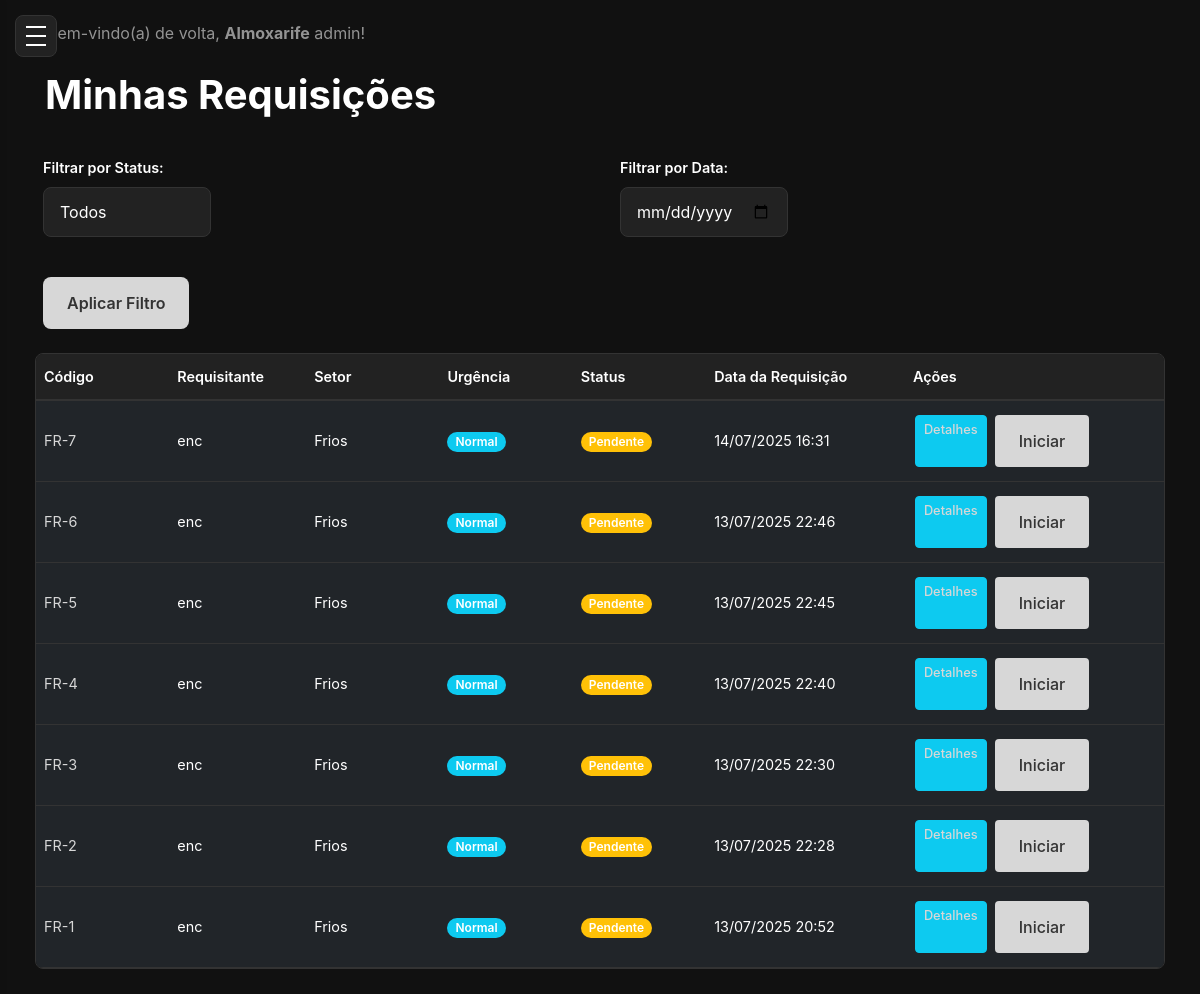
Screenshot of /requisicoes/ (signed in) with the database file from the repository.
### core/models.py (models this page shows, shortened)
class User(AbstractUser):
    id = models.UUIDField(primary_key=True, default = uuid.uuid4, editable=False)
    email = models.EmailField(unique=True)
    role = models.CharField(
        max_length=20,
        choices=Role.choices,
        default=Role.Almoxarife,
        verbose_name='Função',
    )
    sector = models.ForeignKey(Sector, on_delete=models.SET_NULL, blank=True, null=True)
    is_active = models.BooleanField(default=True, verbose_name="Ativo")
    USERNAME_FIELD = 'email'  # Ou 'email' se quiser autenticar por email
    REQUIRED_FIELDS = ['username']  # Garante que o email é obrigatório no admin
    class Meta:
        verbose_name = 'Usuário'
        verbose_name_plural = 'Usuários'

class Request(models.Model):
    id = models.UUIDField(primary_key=True, default = uuid.uuid4, editable=False)
    requester = models.ForeignKey(User,
        on_delete=models.PROTECT,
        related_name='requests_made',
        verbose_name="Requisitante",
    )
    atendido_por = models.ForeignKey(User,
        on_delete=models.SET_NULL,
        related_name='requests_attended',
        verbose_name="Atendido por",
        null=True, blank=True
    )
    sector = models.ForeignKey(Sector,
        on_delete=models.PROTECT,
        related_name='requests_from_sector',
        verbose_name="Setor",
    )
    request_code = models.CharField(max_length=20, unique=True, blank=True, null=True, verbose_name="Código da Requisição")
    urgency = models.CharField(
        max_length=10,
        choices=Urgency.choices,
        default=Urgency.NORMAL,
        verbose_name="Urgência",
    )
    observations = models.TextField(max_length=255, verbose_name="Observações")
    status = models.CharField(
        max_length=15,
        choices=RequestStatus.choices,
        default=RequestStatus.PENDING,
        verbose_name="Status",
    )
    created_at = models.DateTimeField(auto_now_add=True, verbose_name="Data da Requisição")
    updated_at = models.DateTimeField(auto_now=True, verbose_name="Ultima Atualização")
    class Meta:
        verbose_name = 'Requisição'
        verbose_name_plural = 'Requisições'
        ordering = ['-created_at']

class Sector(models.Model):
    id = models.UUIDField(primary_key=True, default = uuid.uuid4, editable=False)
    name = models.CharField(max_length=100, unique=True, verbose_name="Nome do Setor")
    created_at = models.DateTimeField(auto_now_add=True)
    updated_at = models.DateTimeField(auto_now=True)
    class Meta:
        verbose_name = 'Setor'
        verbose_name_plural = 'Setores'
        ordering = ['name'] #Ordernar por nome Padrão

### core/views.py (the view)
# urls.py: path('requisicoes/',views.listar_requisicoes,name='listar_requisicoes'),
@login_required
def listar_requisicoes(request):
    if is_gestor(request.user):
        requisicoes_querysets = Request.objects.all()
    elif is_almoxarife(request.user):
        requisicoes_querysets = Request.objects.all()
    elif request.user.role == Role.Encarregado:
        requisicoes_querysets = Request.objects.filter(requester=request.user)
    else:
        requisicoes_querysets = Request.objects.filter(requester=request.user)
    status_filter = request.GET.get('status')
    if status_filter and status_filter in RequestStatus.values:
        requisicoes_querysets = requisicoes_querysets.filter(status=status_filter)
    data_filter = request.GET.get('data')
    if data_filter:
        requisicoes_querysets = requisicoes_querysets.filter(created_at__date=data_filter)
    requisicoes = requisicoes_querysets.order_by('-created_at')
    context = {
        'requisicoes' : requisicoes,
        'RequestStatus': RequestStatus,
        'current_status': status_filter,
    }
    return render(request, 'core/listar_requisicoes.html', context)

### core/views.py (called while the page is built)
def is_almoxarife(user):
    return user.is_authenticated and user.role == Role.Almoxarife

def is_gestor(user):
    return user.is_authenticated and user.role == Role.Gestor

### templates/core/listar_requisicoes.html (shortened to what this page needs)
{% extends 'base.html' %}
{% load static %}
{% block content %}
<main class="main-content">
    <h1 class="card-title-requisicao">Minhas Requisições</h1>
    <form method="get" class="mb-4">
        <div class="row g-3 align-items-end">
            <div class="col-md-4">
                <label for="status-filter" class="form-label">Filtrar por Status:</label>
                <select class="form-select" id="status-filter" name="status">
                    <option value="">Todos</option>
                </select>
            </div>
            <div class="col-md-4">
                <label for="data-filter" class="form-label">Filtrar por Data:</label>
                <input type="date" class="form-control" id="data-filter" name="data" value="{{ request.GET.data|default:'' }}">
            </div>
            <div class="col-md-auto">
                <button type="submit" class="btn btn-primary">Aplicar Filtro</button>
            </div>
        </div>
    </form>
    {% if requisicoes %}
    <div class="table-tabela">
        <table class="table table-dark table-transparent table-hover">
            <thead>
                <tr>
                    <th class="text-truncate">Código</th>
                    <th class="text-truncate">Requisitante</th>
                    <th class="text-truncate">Setor</th>
                    <th class="text-truncate">Urgência</th>
                    <th class="text-truncate">Status</th>
                    <th class="text-truncate hide-mobile">Data da Requisição</th>
                    <th class="text-truncate">Ações</th>
                </tr>
            </thead>
            <tbody id="requisicoes-tbody">
                {% for req in requisicoes %}
                <tr>
                    <td class="text-truncate">
                        <a href="{% url 'core:detalhe_requisicao' req.id %}" title="{{ req.request_code }}">{{ req.request_code }}</a>
                    </td>
                    <td class="text-truncate" title="{{ req.requester.get_full_name|default:req.requester.username }}">
                        {{ req.requester.get_full_name|default:req.requester.username }}
                    </td>
                    <td class="text-truncate" title="{{ req.sector.name }}">{{ req.sector.name }}</td>
                    <td>
                        {% if req.urgency == 'URGENTE' %}
                            <span class="badge bg-danger">{{ req.get_urgency_display }}</span>
                        {% else %}
                            <span class="badge bg-info">{{ req.get_urgency_display }}</span>
                        {% endif %}
                    </td>
                    <td>
                        {% if req.status == 'PENDING' %}
                            <span class="badge bg-warning">{{ req.get_status_display }}</span>
                        {% elif req.status == 'EM_ATENDIMENTO' %}
                            <span class="badge bg-primary">{{ req.get_status_display }} por {{ req.atendido_por.username }}</span>
                        {% elif req.status == 'APPROVED' %}
                            <span class="badge bg-success">{{ req.get_status_display }}</span>
                        {% else %}
                            <span class="badge bg-secondary">{{ req.get_status_display }}</span>
                        {% endif %}
                    </td>
                    <td class="hide-mobile">{{ req.created_at|date:"d/m/Y H:i" }}</td>
                    <td>
                        <div class="d-flex flex-wrap gap-1">
                            <a href="{% url 'core:detalhe_requisicao' req.id %}" class="btn btn-sm btn-info">Detalhes</a>
                            {% if user.role == 'Almoxarife' %}
                                {% if req.status == 'PENDING' %}
                                    <form action="{% url 'core:iniciar_atendimento_requisicao' req.id %}" method="post" style="display: inline;">
                                        <button type="submit" class="btn btn-sm btn-primary">Iniciar</button>
                                    </form>
                                {% elif req.status == 'EM_ATENDIMENTO' and req.atendido_por == user %}
                                    <a href="{% url 'core:almoxarife_atender_requisicao' req.id %}" class="btn btn-sm btn-success">Continuar</a>
                                {% endif %}
                            {% endif %}
                        </div>
                    </td>
                </tr>
                {% endfor %}
            </tbody>
        </table>
    </div>
    {% endif %}
</main>
{% endblock %}

### templates/base.html (shortened to what this page needs)
<!DOCTYPE html>
<html lang="pt-br">
<head>
    <link href="https://cdn.jsdelivr.net/npm/bootstrap@5.3.3/dist/css/bootstrap.min.css" rel="stylesheet">
    {% load static %}
    <link rel="stylesheet" href="{% static 'style.css' %}">
</head>
<body>
    <button class="mobile-menu-toggle" id="mobile-menu-toggle" aria-label="Abrir menu">
        <div class="hamburger">
            <span></span>
            <span></span>
            <span></span>
        </div>
    </button>
    <div class="layout-wrapper">
        <nav class="navbar navbar-dark" style="background-color: #111;">
            <div class="container-fluid">
                <span class="navbar-text">
                    Bem-vindo(a) de volta, <strong>{{ user.get_role_display }}</strong> {{ user.get_full_name|default:user.username }}!
                </span>
            </div>
        </nav>
        {% block content %}{% endblock %}
    </div>
</body>
</html>

### static/style.css (style rules this page uses)
* { margin: 0; padding: 0; box-sizing: border-box; }
html, body { height: 100%; font-family: 'Inter', Arial, sans-serif; background: #111; color: #fff; }
.mobile-menu-toggle { position: fixed; top: 15px; left: 15px; z-index: 20; background: #222; border: 1px solid #333; border-radius: 8px; padding: 10px; cursor: pointer; transition: background 0.2s; }
.mobile-menu-toggle .hamburger { width: 20px; height: 20px; position: relative; display: flex; flex-direction: column; justify-content: space-between; }
.mobile-menu-toggle .hamburger span { width: 100%; height: 2px; background: #fff; transition: all 0.3s ease; }
.badge { background: #fff; color: #0a57e3; font-size: 0.85rem; font-weight: 700; border-radius: 12px; padding: 4px 10px; margin-left: auto; margin-right: 8px; }
.layout-wrapper { flex: 1; background: #111; color: #fff; width: 95vw; min-height: 100vh; padding: 5px; overflow-x: auto; box-sizing: border-box; margin: 0; transition: margin-left 0.3s ease, width 0.3s ease; }
@media (min-width: 769px) { .layout-wrapper { margin-left: 260px; margin-right: auto; margin-left: auto; } }
.main-content h1 { font-size: 2.5rem; font-weight: 700; margin-bottom: 10px; }
.row { display: grid; grid-template-columns: repeat(2, 1fr); gap: 24px; margin: 0; align-items: stretch; }
.table-tabela { overflow-x: auto; border-radius: 8px; background: #181818; border: 1px solid #333; margin-bottom: 20px; }
.table { width: 100%; margin-bottom: 0; font-size: 0.9rem; }
.table thead th { background: #222; color: #fff; border-bottom: 2px solid #333; padding: 12px 8px; font-weight: 600; text-align: left; white-space: nowrap; min-width: 100px; }
.table tbody td { padding: 12px 8px; border-bottom: 1px solid #333; vertical-align: middle; word-wrap: break-word; max-width: 200px; }
.badge { font-size: 0.75rem; padding: 4px 8px; white-space: nowrap; }
.btn-sm { padding: 4px 8px; font-size: 0.8rem; margin: 2px; }
@media (max-width: 1200px) { .table-responsive-wrapper, .table-tabela { overflow-x: auto; } }
@media (max-width: 1200px) { .table { min-width: 800px; } }
.text-truncate { overflow: hidden; text-overflow: ellipsis; white-space: nowrap; }
.table a { color: #d7d7d7; text-decoration: none; }
.table .btn { border-radius: 4px; font-weight: 500; }
.table .badge { border-radius: 12px; font-weight: 600; }
.card-title-requisicao { font-size: 2rem; font-weight: 600; margin-bottom: 2rem; color: #ffffff; padding: 10px 10px; }
.badge { color: #ffffff !important; }
.form-label { font-size: 0.9rem; font-weight: 600; color: #fff; }
.form-control, .form-select { background: #222; border: 1px solid #333; border-radius: 8px; padding: 12px 16px; color: #fff; font-size: 1rem; transition: border-color 0.2s; }
.form-control::placeholder { color: #666; }
.btn-primary { background: #d7d7d7; color: #333; border: none; border-radius: 8px; padding: 14px 24px; font-size: 1rem; font-weight: 600; cursor: pointer; transition: background 0.2s; }

### rows the page displays
User: role "Almoxarife", get_full_name "admin"
Request: request_code "FR-7", requester.get_full_name "enc", sector.name "Frios", urgency "Normal", status "Pendente", created_at "14/07/2025 16:31", shows "Iniciar"
Request: request_code "FR-6", requester.get_full_name "enc", sector.name "Frios", urgency "Normal", status "Pendente", created_at "13/07/2025 22:46", shows "Iniciar"
Request: request_code "FR-5", requester.get_full_name "enc", sector.name "Frios", urgency "Normal", status "Pendente", created_at "13/07/2025 22:45", shows "Iniciar"
Request: request_code "FR-4", requester.get_full_name "enc", sector.name "Frios", urgency "Normal", status "Pendente", created_at "13/07/2025 22:40", shows "Iniciar"
Request: request_code "FR-3", requester.get_full_name "enc", sector.name "Frios", urgency "Normal", status "Pendente", created_at "13/07/2025 22:30", shows "Iniciar"
Request: request_code "FR-2", requester.get_full_name "enc", sector.name "Frios", urgency "Normal", status "Pendente", created_at "13/07/2025 22:28", shows "Iniciar"
Request: request_code "FR-1", requester.get_full_name "enc", sector.name "Frios", urgency "Normal", status "Pendente", created_at "13/07/2025 20:52", shows "Iniciar"
